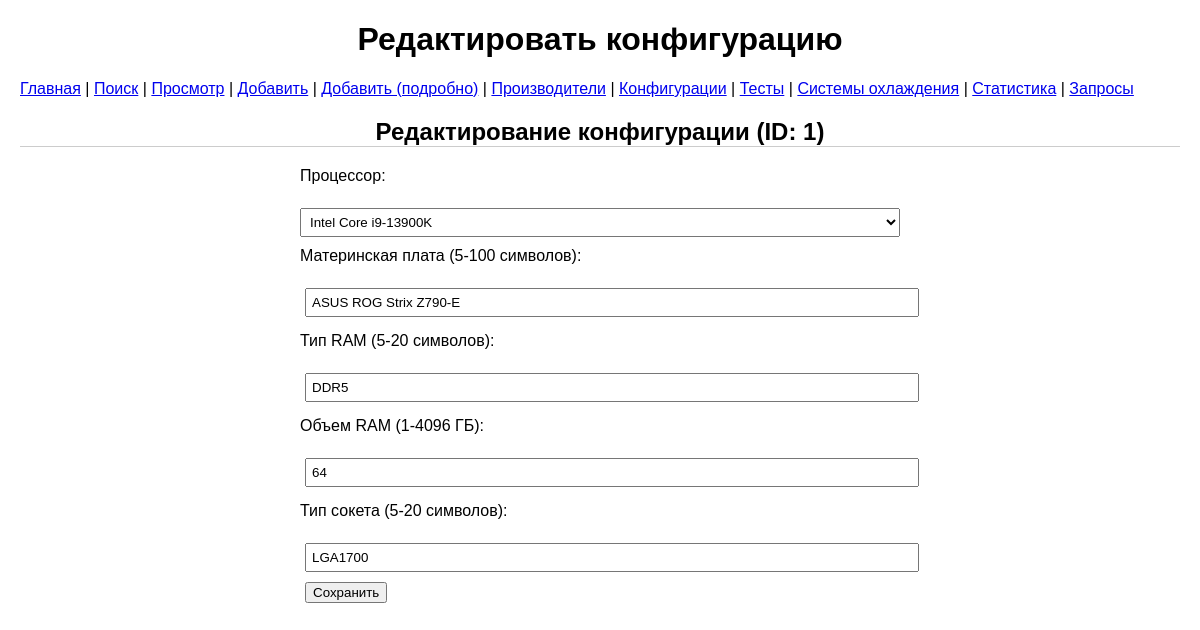
The app's page /edit_config/1 with its own data.
### tables this page shows
CREATE TABLE "config" (
	"id"	INTEGER,
	"processor_id"	INTEGER,
	"motherboard_model"	VARCHAR(100) CHECK(LENGTH("motherboard_model") BETWEEN 3 AND 100),
	"ram_type"	VARCHAR(20) CHECK(LENGTH("ram_type") BETWEEN 3 AND 20),
	"ram_size"	INTEGER CHECK("ram_size" BETWEEN 1 AND 4096),
	"socket_type"	VARCHAR(20) CHECK(LENGTH("socket_type") BETWEEN 3 AND 20),
	"storage_interface"	VARCHAR(20) CHECK(LENGTH("storage_interface") BETWEEN 3 AND 20),
	"gpu_config"	VARCHAR(100) CHECK(LENGTH("gpu_config") BETWEEN 3 AND 100),
	"power_supply"	INTEGER CHECK("power_supply" BETWEEN 10 AND 3000),
	PRIMARY KEY("id"),
	FOREIGN KEY("processor_id") REFERENCES "processors"("id")
);

CREATE TABLE "processors" (
	"id"	INTEGER,
	"model_name"	TEXT NOT NULL,
	"release_year"	INTEGER NOT NULL,
	"manufacturer_id"	INTEGER NOT NULL,
	"config_id"	INTEGER,
	"performance_tests_id"	INTEGER,
	"cores"	INTEGER,
	"threads"	INTEGER,
	"base_clock"	REAL,
	"max_clock"	REAL,
	"tdp"	INTEGER, cooling_system_id INTEGER REFERENCES cooling_systems(id),
	PRIMARY KEY("id" AUTOINCREMENT),
	FOREIGN KEY("config_id") REFERENCES "config"("id"),
	FOREIGN KEY("manufacturer_id") REFERENCES "manufacturers"("id"),
	FOREIGN KEY("performance_tests_id") REFERENCES "performance_tests"("id")
);

### flask_app.py (the view, shortened to what this page needs)
@app.route('/edit_config/<int:id>', methods=['GET', 'POST'])
def edit_config(id):
    errors = []
    with get_db_connection() as conn:
        config = conn.execute("SELECT id, processor_id, motherboard_model, ram_type, ram_size, socket_type FROM config WHERE id = ?", (id,)).fetchone()
        processors = conn.execute("SELECT id, model_name FROM processors").fetchall()
    return render_template('edit_config.html', config=config, processors=processors, errors=errors)

### flask_app.py (called while the page is built)
def get_db_connection():
    conn = sqlite3.connect(DB_PATH, timeout=10)
    conn.row_factory = sqlite3.Row
    return conn

### templates/edit_config.html (shortened to what this page needs)
<!DOCTYPE html>
<html lang="ru">
<head>
    <link rel="stylesheet" href="{{ url_for('static', filename='style.css') }}">
</head>
<body>
    <h1>Редактировать конфигурацию</h1>
    <nav>
        <a href="/">Главная</a> |
        <a href="/search">Поиск</a> |
        <a href="/view">Просмотр</a> |
        <a href="/add">Добавить</a> |
        <a href="/add_detailed">Добавить (подробно)</a> |
        <a href="/manufacturers">Производители</a> |
        <a href="/config">Конфигурации</a> |
        <a href="/performance">Тесты</a> |
        <a href="/cooling_systems">Системы охлаждения</a> |
        <a href="/stats">Статистика</a> |
        <a href="/queries">Запросы</a>
    </nav>
    <h2>Редактирование конфигурации (ID: {{ config['id'] }})</h2>
    <form method="POST">
        <label for="processor_id">Процессор:</label><br>
        <select name="processor_id" id="processor_id" required>
            {% for p in processors %}
                <option value="{{ p['id'] }}" {% if p['id'] == config['processor_id'] %}selected{% endif %}>{{ p['model_name'] }}</option>
            {% endfor %}
        </select><br>
        <label for="motherboard_model">Материнская плата (5-100 символов):</label><br>
        <input type="text" name="motherboard_model" id="motherboard_model" value="{{ config['motherboard_model'] }}" required><br>
        <label for="ram_type">Тип RAM (5-20 символов):</label><br>
        <input type="text" name="ram_type" id="ram_type" value="{{ config['ram_type'] }}" required><br>
        <label for="ram_size">Объем RAM (1-4096 ГБ):</label><br>
        <input type="number" name="ram_size" id="ram_size" value="{{ config['ram_size'] }}" min="1" max="4096" required><br>
        <label for="socket_type">Тип сокета (5-20 символов):</label><br>
        <input type="text" name="socket_type" id="socket_type" value="{{ config['socket_type'] }}" required><br>
        <button type="submit">Сохранить</button>
    </form>
</body>
</html>

### static/style.css (style rules this page uses)
body { font-family: Arial, sans-serif; margin: 20px; }
nav { margin-bottom: 20px; }
form { margin-bottom: 20px; }
input, button { margin: 5px; }
form { max-width: 600px; margin: 20px auto; }
label { display: block; margin-top: 10px; }
input, select { width: 100%; padding: 5px; margin-top: 5px; }
h2 { margin-top: 20px; text-align: center; border-bottom: 1px solid #ccc; }
h1 { text-align: center; }

### records on screen
config: id "1", processor_id "Intel Core i9-13900K", motherboard_model "ASUS ROG Strix Z790-E", ram_type "DDR5", ram_size "64", socket_type "LGA1700"
